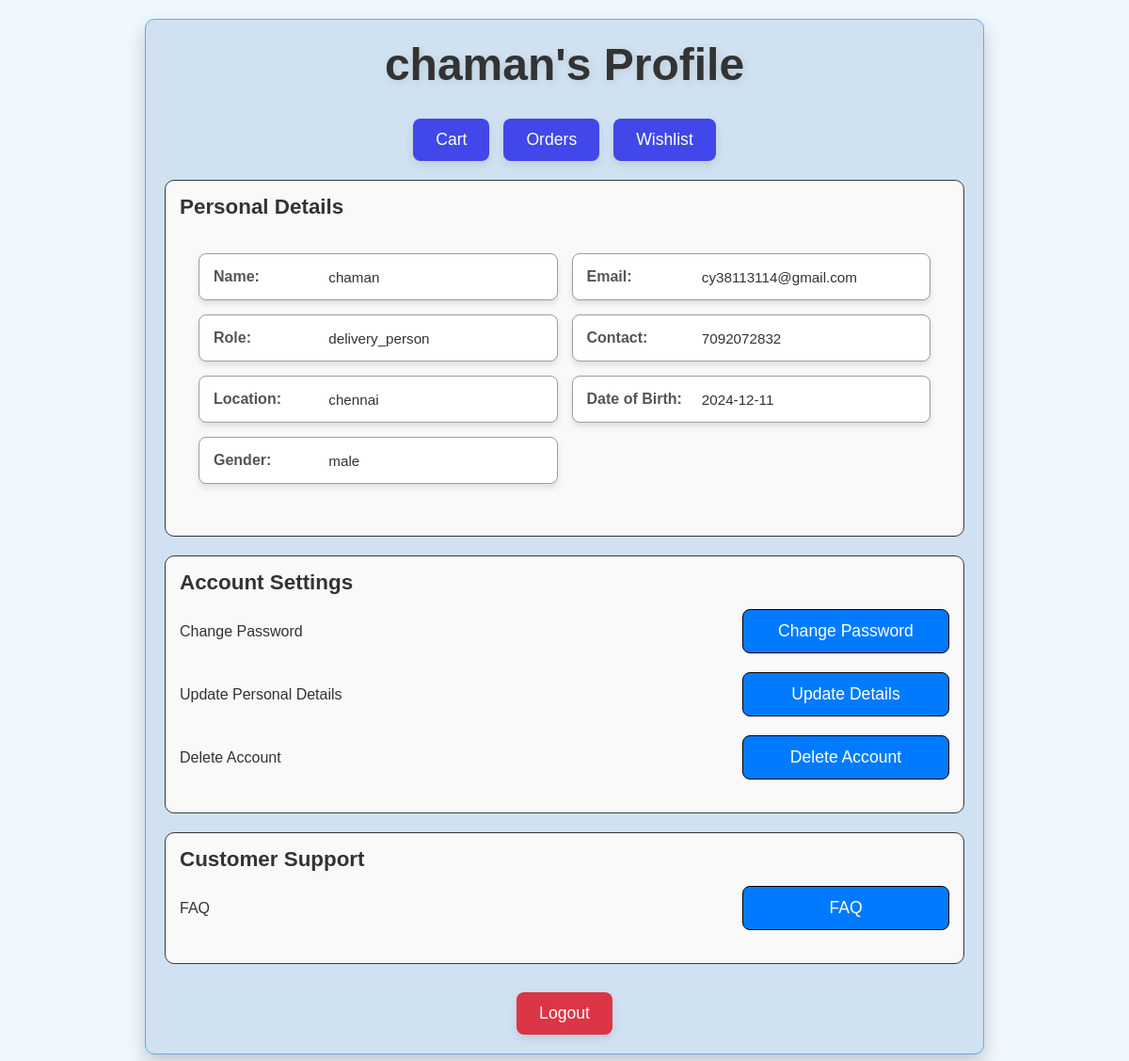
The app's page /auth/profile/4 (signed in) with its own data.
### app/models.py (models this page shows, shortened)
class User(UserMixin, db.Model):
    id = db.Column(db.Integer, primary_key=True)
    username = db.Column(db.String(50), nullable=False)
    email = db.Column(db.String(100), unique=True, nullable=False)
    password = db.Column(db.String(255), nullable=False)
    role = db.Column(db.String(20), nullable=False)
    contact = db.Column(db.String(20), nullable=False)
    location = db.Column(db.String(100), nullable=False)
    dob = db.Column(db.Date, nullable=False)
    gender = db.Column(db.String(10), nullable=False)
    reset_token = db.Column(db.String(128), nullable=True)
    status = db.Column(db.String(20), default='pending')

### app/auth.py (the view)
@auth.route('/profile/<int:id>')
@login_required
def profile(id):
    user = User.query.get(id)
    if not user:
        abort(404)
    from flask_login import current_user
    if current_user.id != id and current_user.role != 'admin':
        abort(403)
    return render_template('profile.html', user=user)

### app/templates/profile.html (shortened to what this page needs)
<!DOCTYPE html>
<html lang="en">
<head>
</head>
<body>
    <div class="container">
        <header>
            <h1>{{ user.username }}'s Profile</h1>
        </header>
        <div class="center-buttons">
            <button>Cart</button>
            <button>Orders</button>
            <button>Wishlist</button>
        </div>
        <section id="personal-details">
            <h2>Personal Details</h2>
        <ul class="info">
            <li>
                <span class="label">Name:</span>
                <span class="value">{{ user.username }}</span>
            </li>
            <li>
                <span class="label">Email:</span>
                <span class="value">{{ user.email }}</span>
            </li>
            <li>
                <span class="label">Role:</span>
                <span class="value">{{ user.role }}</span>
            </li>
            <li>
                <span class="label">Contact:</span>
                <span class="value">{{ user.contact }}</span>
            </li>
            <li>
                <span class="label">Location:</span>
                <span class="value">{{ user.location }}</span>
            </li>
            <li>
                <span class="label">Date of Birth:</span>
                <span class="value">{{ user.dob }}</span>
            </li>
            <li>
                <span class="label">Gender:</span>
                <span class="value">{{ user.gender }}</span>
            </li>
        </ul>
        </section>
        <section id="account-settings">
            <h2>Account Settings</h2>
            <div>
                <span>Change Password</span>
                    <button class="change-password-btn">Change Password</button>
            </div>
            <div>
                <span>Update Personal Details</span>
                <form action="{{ url_for('auth.update_details', id=user.id) }}" method="get" style="display: inline;">
                    <button type="submit" class="btn btn-primary">Update Details</button>
                </form>
            </div>
            <div>
                <span>Delete Account</span>
                <a href="{{ url_for('auth.confirm_delete', id=user.id) }}">
                    <button class="delete-account-btn">Delete Account</button>
                </a>
            </div>
        </section>
        <section id="support">
            <h2>Customer Support</h2>
            <div>
                <span>FAQ</span>
                <button>FAQ</button>
            </div>
        </section>
        <footer>
            <form action="{{ url_for('auth.logout') }}" class="btn logout-btn" method="get" style="display: inline;">
                <button class="logout-btn">Logout</button>
            </form>
        </footer>
    </div>
</body>
</html>

### app/templates/profile.html (style rules this page uses)
body { font-family: Arial, sans-serif; margin: 0; padding: 0; display: flex; flex-direction: column; align-items: center; background-color: #f0f8ff; }
.container { width: 90%; max-width: 850px; background: #d0e2f1; border: 1px solid #5eacf1; border-radius: 10px; padding: 20px; box-shadow: 0 10px 20px rgba(0, 0, 0, 0.2); margin: 20px 0; position: relative; z-index: 10; }
header { text-align: center; margin-bottom: 30px; }
header h1 { margin: 0; font-size: 3em; color: #333; font-weight: bold; text-shadow: 2px 2px 8px rgba(0, 0, 0, 0.1); transition: all 0.3s ease-in-out; }
.center-buttons { display: flex; justify-content: center; gap: 15px; margin: 20px 0; }
.center-buttons button { padding: 12px 24px; background-color: #4147e8; color: #fff; border: none; border-radius: 8px; cursor: pointer; font-size: 1.1em; transition: all 0.3s ease-in-out; box-shadow: 0 4px 10px rgba(0, 0, 0, 0.1); }
ul.info { list-style: none; padding: 20px; border-radius: 10px; background-color: #f9f9f9; display: grid; grid-template-columns: repeat(2, 1fr); gap: 15px; margin-bottom: 20px; }
ul.info li { background: #ffffff; padding: 15px; border: 1px solid #9c9c9c; border-radius: 8px; box-shadow: 0 4px 6px rgba(0, 0, 0, 0.1); display: flex; flex-direction: row; justify-content: space-between; align-items: center; text-align: left; }
ul.info .label { font-weight: bold; color: #555; margin-right: 10px; flex-basis: 30%; }
ul.info .value { font-size: 0.95rem; color: #333; flex-basis: 65%; word-wrap: break-word; }
section { border: 1px solid #393636; border-radius: 10px; padding: 15px; margin-bottom: 20px; background-color: #f9f9f9; }
section h2 { margin: 0 0 15px; font-size: 1.4em; color: #333; }
section div { display: flex; justify-content: center; align-items: center; margin-bottom: 10px; }
#account-settings div, #performance div, #support div { display: flex; justify-content: space-between; align-items: center; margin-bottom: 20px; }
#account-settings button, #performance button, #support button { width: 220px; padding: 12px 20px; text-align: center; background-color: #007bff; color: #fff; border: black 1px solid; border-radius: 8px; cursor: pointer; font-size: 1.1em; transition: all 0.3s ease; }
#account-settings span, #performance span, #support span { flex: 1; text-align: left; font-size: 1em; color: #333; padding-right: 15px; }
section div span { flex: 1; text-align: left; font-size: 1em; color: #555; }
section div button { padding: 8px 16px; background-color: #007bff; color: #fff; border: none; border-radius: 5px; cursor: pointer; font-size: 0.95em; }
footer { text-align: center; margin-top: 30px; }
footer button { padding: 12px 24px; background-color: #dc3545; color: #fff; border: none; border-radius: 8px; cursor: pointer; font-size: 1.1em; transition: all 0.3s ease; box-shadow: 0 4px 10px rgba(0, 0, 0, 0.1); }

### records on screen
User: username "chaman", email "cy38113114@gmail.com", role "delivery_person", contact "7092072832", location "chennai", dob "2024-12-11", gender "male"
